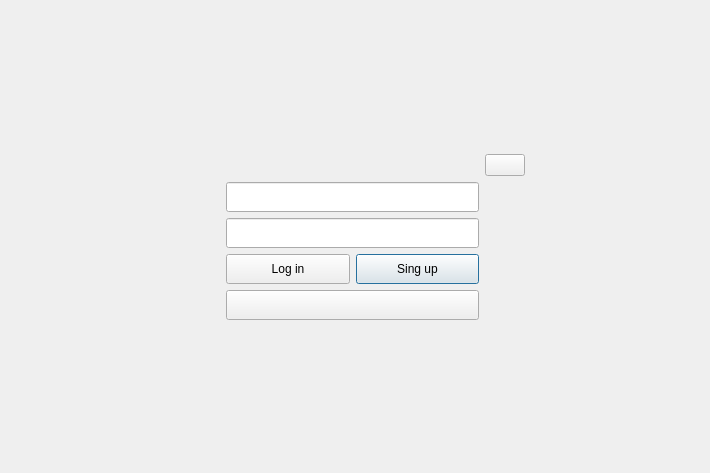
<?xml version="1.0" encoding="UTF-8"?>
<ui version="4.0">
 <class>regwindow</class>
 <widget class="QDialog" name="regwindow">
  <property name="geometry">
   <rect>
    <x>0</x>
    <y>0</y>
    <width>710</width>
    <height>473</height>
   </rect>
  </property>
  <property name="windowTitle">
   <string>Dialog</string>
  </property>
  <layout class="QGridLayout" name="gridLayout">
   <item row="2" column="1">
    <widget class="QLabel" name="label">
     <property name="text">
      <string/>
     </property>
    </widget>
   </item>
   <item row="4" column="1">
    <widget class="QLineEdit" name="lineEdit_pass">
     <property name="sizePolicy">
      <sizepolicy hsizetype="Expanding" vsizetype="Fixed">
       <horstretch>0</horstretch>
       <verstretch>30</verstretch>
      </sizepolicy>
     </property>
     <property name="minimumSize">
      <size>
       <width>0</width>
       <height>30</height>
      </size>
     </property>
    </widget>
   </item>
   <item row="3" column="2">
    <spacer name="horizontalSpacer_2">
     <property name="orientation">
      <enum>Qt::Orientation::Horizontal</enum>
     </property>
     <property name="sizeHint" stdset="0">
      <size>
       <width>40</width>
       <height>20</height>
      </size>
     </property>
    </spacer>
   </item>
   <item row="7" column="1">
    <spacer name="verticalSpacer_2">
     <property name="orientation">
      <enum>Qt::Orientation::Vertical</enum>
     </property>
     <property name="sizeHint" stdset="0">
      <size>
       <width>20</width>
       <height>40</height>
      </size>
     </property>
    </spacer>
   </item>
   <item row="3" column="0">
    <spacer name="horizontalSpacer">
     <property name="orientation">
      <enum>Qt::Orientation::Horizontal</enum>
     </property>
     <property name="sizeHint" stdset="0">
      <size>
       <width>40</width>
       <height>20</height>
      </size>
     </property>
    </spacer>
   </item>
   <item row="3" column="1">
    <widget class="QLineEdit" name="lineEdit_name">
     <property name="sizePolicy">
      <sizepolicy hsizetype="Expanding" vsizetype="Fixed">
       <horstretch>0</horstretch>
       <verstretch>30</verstretch>
      </sizepolicy>
     </property>
     <property name="minimumSize">
      <size>
       <width>0</width>
       <height>30</height>
      </size>
     </property>
    </widget>
   </item>
   <item row="0" column="1">
    <spacer name="verticalSpacer">
     <property name="orientation">
      <enum>Qt::Orientation::Vertical</enum>
     </property>
     <property name="sizeHint" stdset="0">
      <size>
       <width>20</width>
       <height>40</height>
      </size>
     </property>
    </spacer>
   </item>
   <item row="6" column="1">
    <layout class="QGridLayout" name="gridLayout_2">
     <property name="topMargin">
      <number>0</number>
     </property>
     <item row="0" column="1">
      <widget class="QPushButton" name="pushButton_Sing_up">
       <property name="sizePolicy">
        <sizepolicy hsizetype="Minimum" vsizetype="Fixed">
         <horstretch>0</horstretch>
         <verstretch>0</verstretch>
        </sizepolicy>
       </property>
       <property name="minimumSize">
        <size>
         <width>120</width>
         <height>30</height>
        </size>
       </property>
       <property name="text">
        <string>Sing up</string>
       </property>
      </widget>
     </item>
     <item row="0" column="0">
      <widget class="QPushButton" name="pushButton_Log_in">
       <property name="sizePolicy">
        <sizepolicy hsizetype="Minimum" vsizetype="Fixed">
         <horstretch>0</horstretch>
         <verstretch>0</verstretch>
        </sizepolicy>
       </property>
       <property name="minimumSize">
        <size>
         <width>120</width>
         <height>30</height>
        </size>
       </property>
       <property name="text">
        <string>Log in</string>
       </property>
      </widget>
     </item>
     <item row="1" column="0" colspan="2">
      <widget class="QPushButton" name="pushButton_end">
       <property name="sizePolicy">
        <sizepolicy hsizetype="Expanding" vsizetype="Fixed">
         <horstretch>0</horstretch>
         <verstretch>0</verstretch>
        </sizepolicy>
       </property>
       <property name="minimumSize">
        <size>
         <width>253</width>
         <height>30</height>
        </size>
       </property>
       <property name="text">
        <string/>
       </property>
      </widget>
     </item>
    </layout>
   </item>
   <item row="2" column="2">
    <widget class="QPushButton" name="pushButton_return">
     <property name="sizePolicy">
      <sizepolicy hsizetype="Fixed" vsizetype="Fixed">
       <horstretch>0</horstretch>
       <verstretch>0</verstretch>
      </sizepolicy>
     </property>
     <property name="minimumSize">
      <size>
       <width>20</width>
       <height>20</height>
      </size>
     </property>
     <property name="text">
      <string/>
     </property>
    </widget>
   </item>
  </layout>
 </widget>
 <resources/>
 <connections/>
</ui>
